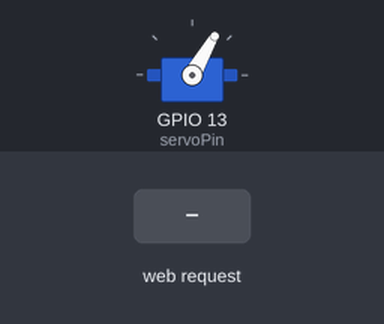
This sketch was run on a simulated ESP32. On the bench: servo. The test bench sets the inputs (shaded band). WiFi joins after 1.5 s; servers stay silent unless stated; what the sketch prints to the serial monitor is not drawn.

Above: at 2.7 s.
2.8 s: HTTP request GET /?cmd=1 received
At 3.05 s:
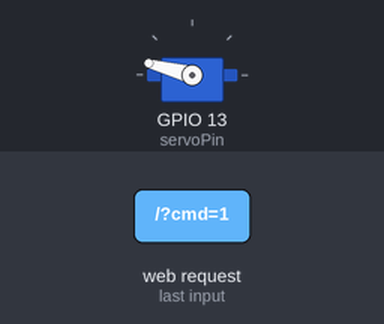
4.8 s: HTTP request GET /?cmd=2 received
At 5.05 s:
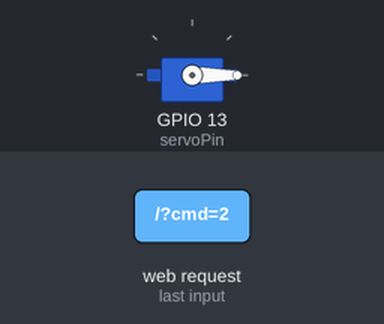
Timing chart, 0 to 7.8 s (numbered marks = the images above; inputs shaded):
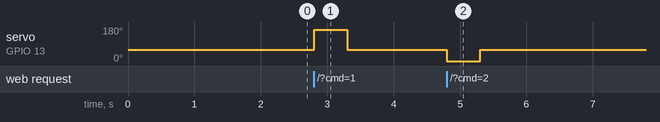

Measured:
- after the input at 2.8 s, servo on GPIO 13 (servoPin): 60° → 165° at once, → 60° 0.50 s later
- after the input at 4.8 s, servo on GPIO 13 (servoPin): 60° → 0° at once, → 60° 0.50 s later

The sketch:

global-email-notification-system.ino
```cpp
#include <WiFi.h>
#include <ESP32Servo.h>

/* ===== WIFI CONFIG ===== */
const char* ssid = "Anujs25";
const char* password = "1234567890";

/* ===== WEB SERVER ===== */
WiFiServer server(80);

/* ===== SERVO CONFIG ===== */
Servo myServo;
const int servoPin = 13;
bool movementDone = true;

/* ===== SETUP ===== */
void setup() {
  Serial.begin(115200);

  // Servo setup
  myServo.attach(servoPin, 500, 2500);   // MG996R full PWM range
  myServo.write(60);                     // Default position
  Serial.println("Servo ready at 60°");

  // WiFi setup
  Serial.print("Connecting to WiFi");
  WiFi.begin(ssid, password);

  while (WiFi.status() != WL_CONNECTED) {
    delay(500);
    Serial.print(".");
  }

  Serial.println("\n✅ WiFi connected");
  Serial.print("ESP32 IP: ");
  Serial.println(WiFi.localIP());

  server.begin();
  Serial.println("🌐 HTTP server started");
}

/* ===== SERVO ACTIONS ===== */
void moveServo180() {
  movementDone = false;
  Serial.println("🔵 Servo: 60° → 180° → 60°");

  myServo.write(165);
  delay(500);

  myServo.write(60);
  delay(500);

  movementDone = true;
  Serial.println("✅ Movement 1 complete");
}

void moveServo0() {
  movementDone = false;
  Serial.println("🟢 Servo: 60° → 0° → 60°");

  myServo.write(0);
  delay(500);

  myServo.write(60);
  delay(500);

  movementDone = true;
  Serial.println("✅ Movement 2 complete");
}

/* ===== LOOP ===== */
void loop() {
  WiFiClient client = server.available();
  if (!client) return;

  Serial.println("⚡ Client connected");

  String request = "";
  while (client.connected()) {
    if (client.available()) {
      char c = client.read();
      request += c;
      Serial.write(c);

      if (c == '\n') {

        if (request.indexOf("GET /?cmd=1") >= 0 && movementDone) {
          moveServo180();
        }

        if (request.indexOf("GET /?cmd=2") >= 0 && movementDone) {
          moveServo0();
        }

        client.println("HTTP/1.1 200 OK");
        client.println("Connection: close");
        client.println();
        break;
      }
    }
  }

  client.stop();
  Serial.println("🔌 Client disconnected");
}
```
